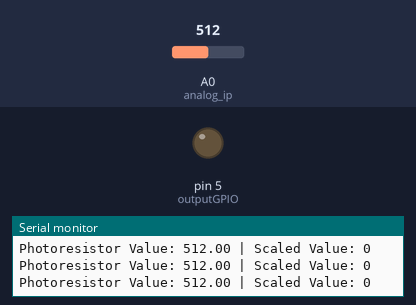
Bench run of a sketch on a simulated Arduino Uno, built with avr-gcc and run on an emulated ATmega328P. Shown: output pins drawn as LEDs (lit = HIGH), the last lines printed to the serial monitor. The test bench sets the inputs (shaded band); at power-on: A0 (analog_ip) = 512.

Above: at 3.1 s.
3.2 s: A0 (analog_ip) set to 900
At 3.6 s:
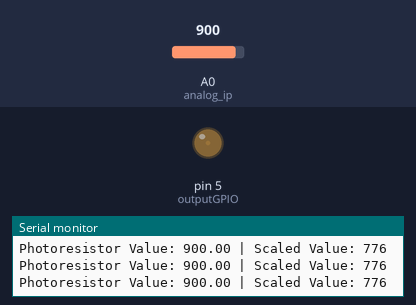
6.2 s: A0 (analog_ip) set to 716
At 7.1 s:
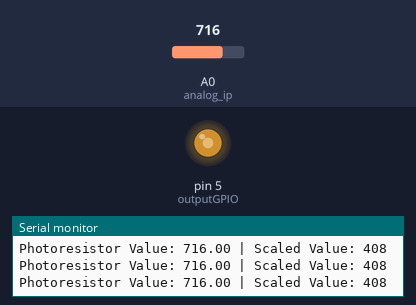
9.2 s: A0 (analog_ip) set to 0
At 10.6 s:
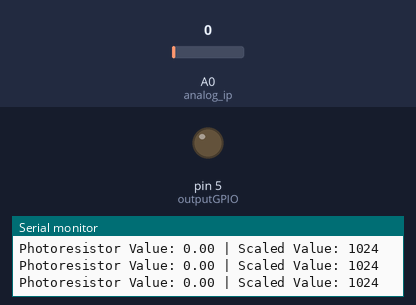
Timing chart, 0 to 12.2 s (numbered marks = the images above; inputs shaded):
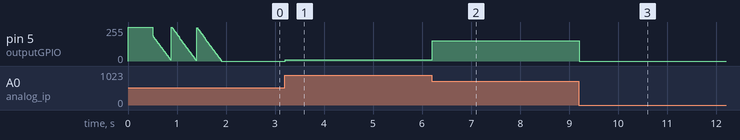

Measured:
- after the input at 3.2 s, pin 5 (outputGPIO): 0/255 → 8/255 at once
- after the input at 6.2 s, pin 5 (outputGPIO): 8/255 → 152/255 at once
- after the input at 9.2 s, pin 5 (outputGPIO): 152/255 → 0/255 at once
- by itself, pin 5 (outputGPIO): ramps from 254/255 to 0/255 and jumps back, once every 0.52 s

The sketch:

Interfacing.ino
```cpp
const int analog_ip = A0;
const int outputGPIO = 5;
float baseValue = 0;

void setup() {
  Serial.begin(115200);
  // Initialize the output variables as outputs
  pinMode(outputGPIO, OUTPUT);
  // Set output to HIGH
  digitalWrite(outputGPIO, HIGH);
  delay(500);              // wait for half second

  for(int x = 700; x> 0; x=x-10){
    analogWrite(outputGPIO, x); //PWM
    delay(20);
  }

  baseValue = analogRead (analog_ip);
}

void loop() {

  float lightVal = analogRead (analog_ip); // Analog Values 0 to 1024
  int scaledVal = abs(1024*((lightVal-baseValue)/(1024-baseValue)));
  analogWrite(outputGPIO, scaledVal);
  Serial.println("Photoresistor Value: " + String(lightVal) + " | Scaled Value: "+ String(scaledVal));
  delay(10);

}
```
